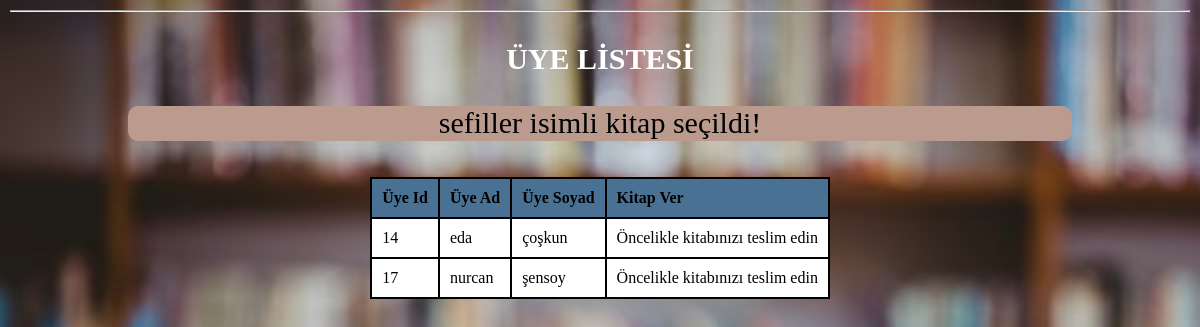
The page /kütüphane/kitap_ver.php?id=66 on the database its author committed.
### tables this page shows
CREATE TABLE `kitap` (
  `kitap_id` int(6) UNSIGNED NOT NULL,
  `ISBN` int(30) NOT NULL,
  `kitap_adi` varchar(30) NOT NULL,
  `kitap_yayinevi` varchar(50) NOT NULL,
  `stok` int(11) NOT NULL
);

CREATE TABLE `uye` (
  `uye_id` int(11) NOT NULL,
  `uye_name` varchar(20) NOT NULL,
  `uye_surname` varchar(20) NOT NULL,
  `address_id` int(11) NOT NULL,
  `uye_email` varchar(50) NOT NULL,
  `uye_sifre` varchar(20) NOT NULL,
  `durum` tinyint(2) NOT NULL DEFAULT 1,
  `kutuphane_id` int(11) NOT NULL
);

### kütüphane/kitap_ver.php (the view, shortened to what this page needs)
<?php
include("baglanti.php");
$sql = "
		SELECT * FROM uye
	";
$cvp = mysqli_query($connection, $sql);
if (!$cvp) {
    echo '<br>Hata: ' . mysqli_error($conn);
} else {
?>
<body>
    <hr>
    <table class="liste">
    <h3>ÜYE LİSTESİ</h3>
        <thead>
            <tr>
                <th >Üye Id</th>
                <th>Üye Ad</th>
                <th>Üye Soyad</th>
                <th>Kitap Ver </th>
            </tr>
        </thead>
        <tbody>
        <?php
        if(isset($_GET['id'])){
            $kitap="SELECT * FROM kitap WHERE kitap_id =".$_GET["id"]."";
            $cevap = mysqli_query($connection, $kitap);
            $gelen=mysqli_fetch_array($cevap);
        }
        ?>
        <center>
        <div class="div" >
                <p align="center"><?=  $gelen['kitap_adi'] ?></strong> isimli kitap seçildi!</p>
        </div><br><br>
        </center>
        <?php while ($row = mysqli_fetch_array($cvp)) { ?>
                <tr>
                    <td><?= $row["uye_id"]; ?></td>
                    <td><?= $row["uye_name"]; ?></td>
                    <td><?= $row["uye_surname"]; ?></td>
                    <td>
                        <?php if($row["durum"] == 0){
                            echo "Öncelikle kitabınızı teslim edin";
                        } ?>
                </tr>
            <?php } ?>
        </tbody>
    </table>
<?php
}
?>
</body>

### kütüphane/kitap_ver.php (style rules this page uses)
body { background:url("raf.jpg"); background-size: 100% 100%; margin:0 auto; color: black; margin: 10; }
h3 { color: white; font-size: 30px; text-align: center; }
table, th, td { border:2px solid black; border-collapse: collapse; background-color: white; padding: 10px; text-align: left; }
th { background-color: #487194; }
.liste { margin-left: auto; margin-right: auto; }
.div { width: 80%; height: 35px; background-color: #BA9B8E; font-size: 30px; border-radius: 10px; align: center; }

### rows shown on the page
kitap: kitap_adi "sefiller"
uye: uye_id "14", uye_name "eda", uye_surname "çoşkun", durum "Öncelikle kitabınızı teslim edin"
uye: uye_id "17", uye_name "nurcan", uye_surname "şensoy", durum "Öncelikle kitabınızı teslim edin"
